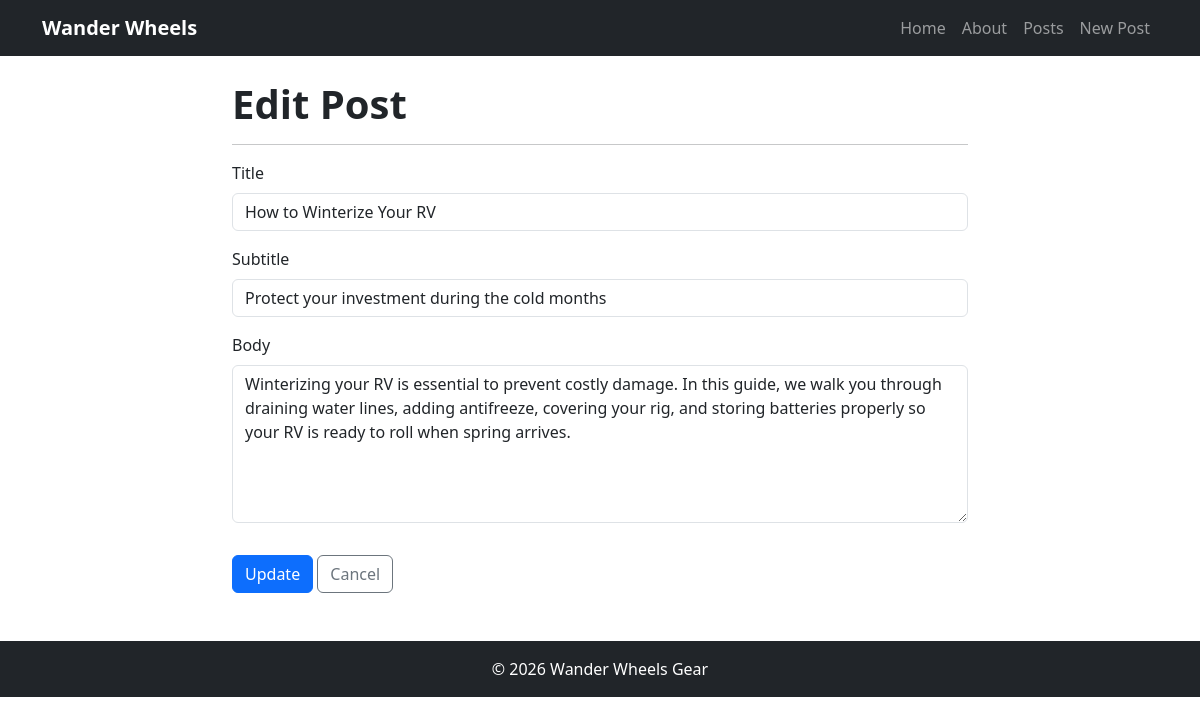
Screenshot of /posts/edit/3/ with the database file from the repository.
### posts/models.py (models this page shows, shortened)
class Post(models.Model): #OOP - Classes and Objects
    title = models.CharField(max_length=128)
    subtitle = models.CharField(max_length=256)
    body = models.TextField()
    created_on = models.DateTimeField(auto_now_add=True)
    author = models.ForeignKey(
        get_user_model(),
        on_delete=models.CASCADE
    )

### posts/views.py (the view)
# urls.py: path('edit/<int:pk>/', PostUpdateView.as_view(), name='post_edit'),
class PostUpdateView(UpdateView): # POST Request -> form (HTML)
    template_name = "posts/edit.html"
    model = Post
    fields = ["title","subtitle","body"]

### templates/posts/edit.html (shortened to what this page needs)
{% extends 'base.html' %}
{% block content %}
<div class="row">
    <div class="col-lg-8 mx-auto">
        <h1 class="display-6 fw-bold mb-3">Edit Post</h1>
        <hr>
        <form method="post">
            <div class="mb-3">
                <label for="{{ form.title.id_for_label }}" class="form-label">Title</label>
                <input type="text" name="title" value="{{ form.title.value }}" class="form-control" id="{{ form.title.id_for_label }}" maxlength="128">
            </div>
            <div class="mb-3">
                <label for="{{ form.subtitle.id_for_label }}" class="form-label">Subtitle</label>
                <input type="text" name="subtitle" value="{{ form.subtitle.value }}" class="form-control" id="{{ form.subtitle.id_for_label }}" maxlength="256">
            </div>
            <div class="mb-3">
                <label for="{{ form.body.id_for_label }}" class="form-label">Body</label>
                <textarea name="body" class="form-control" id="{{ form.body.id_for_label }}" rows="6">{{ form.body.value }}</textarea>
            </div>
            <input type="submit" value="Update" class="btn btn-primary mt-3">
            <a href="{% url 'posts:post_detail' post.id %}" class="btn btn-outline-secondary mt-3">Cancel</a>
        </form>
    </div>
</div>
{% endblock %}

### rows the page displays
Post: title "How to Winterize Your RV", subtitle "Protect your investment during the cold months", body "Winterizing your RV is essential to prevent costly damage. In this guide, we walk you through draining water lines, adding antifreeze, covering your rig, and storing batteries properly so your RV is ready to roll when spring arrives."
